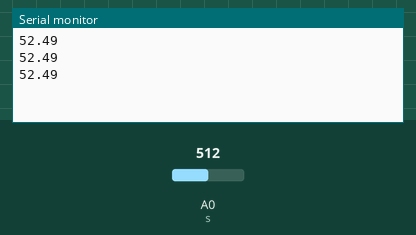
A sketch run on a simulated Arduino Uno, built with avr-gcc and run on an emulated ATmega328P. Parts: the last lines printed to the serial monitor. The inputs (shaded band) are chosen by the test bench; at power-on: A0 (s) = 512.

Above: at 1.3 s.
1.4 s: A0 (s) set to 716
At 2.0 s:
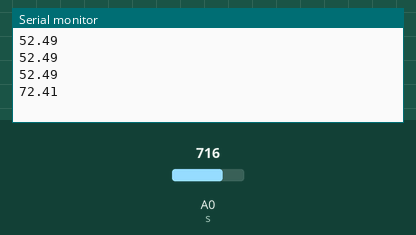
2.9 s: A0 (s) set to 900
At 3.5 s:
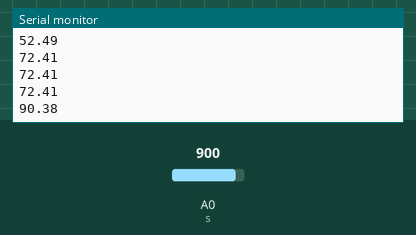
Timing chart, 0 to 5.9 s (numbered marks = the images above; inputs shaded):
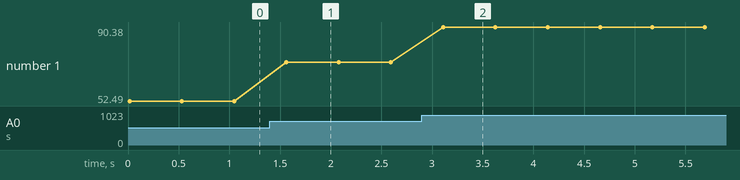

Measured:
- after the input at 1.4 s, the serial monitor: prints a new line after 0.16 s (image 1)
- after the input at 2.9 s, the serial monitor: prints a new line after 0.21 s (image 2)
- plotted number 1: 52.49 → 72.41 after the input at 1.4 s, 72.41 → 90.38 after the input at 2.9 s

The sketch:

slave.ino
```cpp
#include <SoftwareSerial.h>

#if defined(_AVR_ATmega1280_)||defined(_AVR_ATmega2560)
#define INTERNAL1V1 2
#define INTERNAL2V56 3
#else
#define INTERNAL 3
#endif

SoftwareSerial ArduinoSerial(3,2); //RX || TX

float d, tegangan, ce, j, pin0 = 0;
const float s = A0;

void setup() {
  pinMode(3, INPUT);
  pinMode(2, OUTPUT);
  Serial.begin(115200);
  ArduinoSerial.begin(4800);
  analogReference(INTERNAL);
  pinMode(s, INPUT);
}

void loop() {
  d = analogRead(s);
  ce = (d+5)/10.24;
  ArduinoSerial.println(ce+2);
  Serial.println(ce+2);
  delay(500);
}
```
